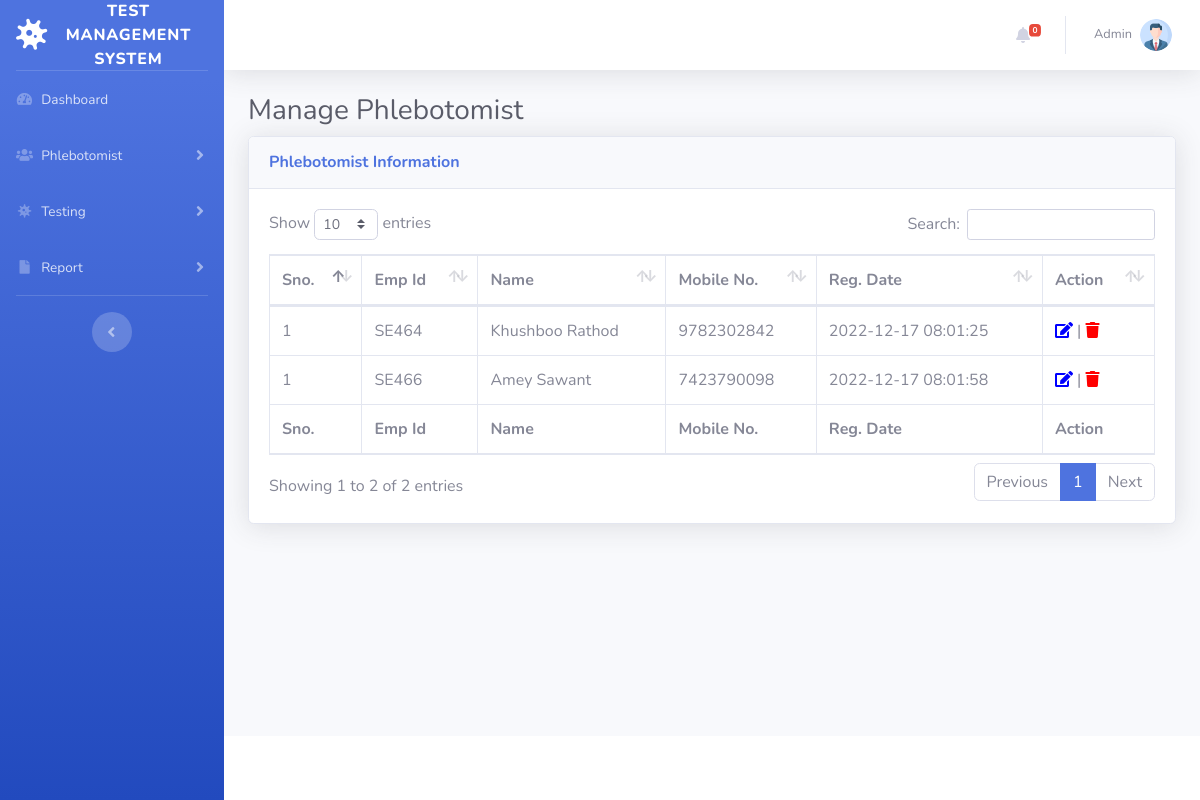
/manage-phlebotomist.php (signed in), run on the app's committed database.
### tables this page shows
CREATE TABLE `tblphlebotomist` (
  `id` int(11) NOT NULL,
  `EmpID` varchar(100) DEFAULT NULL,
  `FullName` varchar(120) DEFAULT NULL,
  `MobileNumber` bigint(12) DEFAULT NULL,
  `RegDate` timestamp NULL DEFAULT current_timestamp()
);

### manage-phlebotomist.php (the view, shortened to what this page needs)
<?php session_start();
include_once('includes/config.php');
if (strlen($_SESSION['aid']==0)) {
  header('location:logout.php');
  } else{
?>
<!DOCTYPE html>
<html lang="en">
<head>
    <link href="vendor/fontawesome-free/css/all.min.css" rel="stylesheet" type="text/css">
    <link href="css/sb-admin-2.min.css" rel="stylesheet">
    <link href="vendor/datatables/dataTables.bootstrap4.min.css" rel="stylesheet">
</head>
<body id="page-top">
    <div id="wrapper">
  <?php include_once('includes/sidebar.php');?>
        <div id="content-wrapper" class="d-flex flex-column">
            <div id="content">
<?php include_once('includes/topbar.php');?>
                <div class="container-fluid">
                    <h1 class="h3 mb-2 text-gray-800">Manage Phlebotomist</h1>
                    <div class="card shadow mb-4">
                        <div class="card-header py-3">
                            <h6 class="m-0 font-weight-bold text-primary">Phlebotomist Information</h6>
                        </div>
                        <div class="card-body">
                            <div class="table-responsive">
                                <table class="table table-bordered" id="dataTable" width="100%" cellspacing="0">
                                    <thead>
                                        <tr>
                                            <th>Sno.</th>
                                            <th>Emp Id</th>
                                            <th>Name</th>
                                            <th>Mobile No.</th>
                                            <th>Reg. Date</th>
                                            <th>Action</th>
                                        </tr>
                                    </thead>
                                    <tfoot>
                                        <tr>
                                            <th>Sno.</th>
                                            <th>Emp Id</th>
                                            <th>Name</th>
                                            <th>Mobile No.</th>
                                             <th>Reg. Date</th>
                                            <th>Action</th>
                                        </tr>
                                    </tfoot>
                                    <tbody>
<?php $query=mysqli_query($con,"select * from tblphlebotomist");
$cnt=1;
while($row=mysqli_fetch_array($query)){
?>
                                        <tr>
                                            <td><?php echo $cnt;?></td>
                                            <td><?php echo $row['EmpID'];?></td>
                                            <td><?php echo $row['FullName'];?></td>
                                            <td><?php echo $row['MobileNumber'];?></td>
                                             <td><?php echo $row['RegDate'];?></td>
                                            <td>
                                <a href="edit-phlebotomist.php?pid=<?php echo $row['id'];?>"><i class="fas fa-edit" style="color:blue"></i></a> |
                                <a href="manage-phlebotomist.php?pid=<?php echo $row['id'];?>&&action=delete" onclick="return confirm('Do you really want to delete this record?');"><i class="fa fa-trash" aria-hidden="true" style="color:red" title="Delete this record"></i></a></td>
                                        </tr>
                               <?php } ?>
                                    </tbody>
                                </table>
                            </div>
                        </div>
                    </div>
                </div>
            </div>
    <?php include_once('includes/footer.php');?>
        </div>
    </div>
</body>
</html>
<?php } ?>

### includes/topbar.php (shortened to what this page needs)
      <nav class="navbar navbar-expand navbar-light bg-white topbar mb-4 static-top shadow">
            <?php if($_SESSION['aid']):?>
                    <ul class="navbar-nav ml-auto">
<?php $query=mysqli_query($con,"select * from tbltestrecord where ReportStatus is null");
$count=mysqli_num_rows($query);
?>
                        <li class="nav-item dropdown no-arrow mx-1">
                            <a class="nav-link dropdown-toggle" href="#" id="alertsDropdown" role="button"
                                data-toggle="dropdown" aria-haspopup="true" aria-expanded="false">
                                <i class="fas fa-bell fa-fw"></i>
                                <span class="badge badge-danger badge-counter"><?php echo $count;?></span>
                            </a>
                        </li>
                        <li class="nav-item dropdown no-arrow">
                            <a class="nav-link dropdown-toggle" href="#" id="userDropdown" role="button"
                                data-toggle="dropdown" aria-haspopup="true" aria-expanded="false">
                <?php
$adid=$_SESSION['aid'];
$ret1=mysqli_query($con,"select AdminName from tbladmin where ID='$adid'");
while($row1=mysqli_fetch_array($ret1)){
?>
                                <span class="mr-2 d-none d-lg-inline text-gray-600 small"><?php  echo $row1['AdminName'];?></span>
                           <?php } ?>
                                <img class="img-profile rounded-circle"
                                    src="img/profile.png">
                            </a>
                        </li>
                    </ul>
                <?php endif;?>
                </nav>

### data on the page
tblphlebotomist: EmpID "SE464", FullName "Khushboo Rathod", MobileNumber "9782302842", RegDate "2022-12-17 08:01:25"
tblphlebotomist: EmpID "SE466", FullName "Amey Sawant", MobileNumber "7423790098", RegDate "2022-12-17 08:01:58"

### other printed values
$count "0"
$row1['AdminName'] "Admin"
